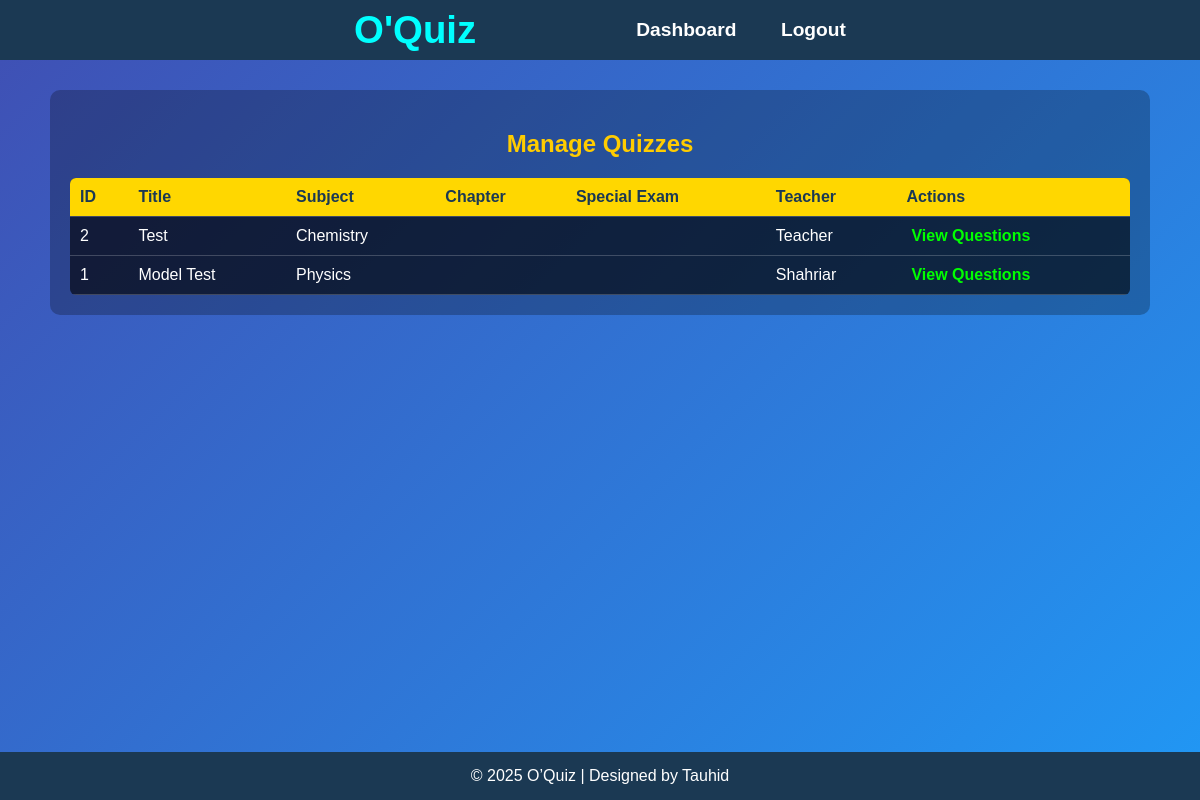
The app's page /manage_quizzes.php (signed in) with its own data.
### tables this page shows
CREATE TABLE `quizzes` (
  `id` int NOT NULL,
  `title` varchar(255) NOT NULL,
  `description` text,
  `subject_id` int DEFAULT NULL,
  `created_by` int DEFAULT NULL,
  `total_points` int DEFAULT '0',
  `time_limit_minutes` int DEFAULT NULL,
  `is_published` tinyint(1) DEFAULT '0',
  `created_at` timestamp NOT NULL DEFAULT CURRENT_TIMESTAMP,
  `subject` varchar(100) NOT NULL,
  `chapter` varchar(100) DEFAULT NULL,
  `special_exam_name` varchar(255) DEFAULT NULL
);

CREATE TABLE `users` (
  `id` int NOT NULL,
  `fullname` varchar(255) NOT NULL,
  `email` varchar(255) NOT NULL,
  `password` varchar(255) NOT NULL,
  `created_at` timestamp NOT NULL DEFAULT CURRENT_TIMESTAMP,
  `role` enum('student','teacher','admin') DEFAULT 'student',
  `email_verified` tinyint(1) DEFAULT '0',
  `verification_token` varchar(255) DEFAULT NULL,
  `status` enum('active','blocked') DEFAULT 'active'
);

### manage_quizzes.php (the view, shortened to what this page needs)
<?php
include "db.php";
$sql = "SELECT
            q.id,
            q.title,
            q.subject,
            q.chapter,
            q.special_exam_name,
            u.fullname AS teacher_name
        FROM quizzes q
        JOIN users u ON q.created_by = u.id
        ORDER BY q.id DESC";
$result = $conn->query($sql);
?>
<!DOCTYPE html>
<html lang="en">
<head>
    <link rel="stylesheet" href="style.css">
    <link rel="stylesheet" href="mstyle.css">
</head>
<body>
    <div class="nav">
        <h1 class="logo">O'Quiz</h1>
        <div class="nav_links">
            <a href="admin_dashboard.php">Dashboard</a>
            <a href="logout.php">Logout</a>
        </div>
    </div>
    <main>
        <div class="dashboard">
            <h2>Manage Quizzes</h2>
            <?php if ($result && $result->num_rows > 0): ?>
                <table>
                    <thead>
                        <tr>
                            <th>ID</th>
                            <th>Title</th>
                            <th>Subject</th>
                            <th>Chapter</th>
                            <th>Special Exam</th>
                            <th>Teacher</th>
                            <th>Actions</th>
                        </tr>
                    </thead>
                    <tbody>
                        <?php while ($quiz = $result->fetch_assoc()): ?>
                            <tr>
                                <td><?php echo $quiz['id']; ?></td>
                                <td><?php echo htmlspecialchars($quiz['title'] ?? ''); ?></td>
                                <td><?php echo htmlspecialchars($quiz['subject'] ?? ''); ?></td>
                                <td><?php echo htmlspecialchars($quiz['chapter'] ?? ''); ?></td>
                                <td><?php echo htmlspecialchars($quiz['special_exam_name'] ?? ''); ?></td>
                                <td><?php echo htmlspecialchars($quiz['teacher_name'] ?? ''); ?></td>
                                <td>
                                    <a href="view_quiz_questions.php?quiz_id=<?php echo $quiz['id']; ?>">View Questions</a>
                                </td>
                            </tr>
                        <?php endwhile; ?>
                    </tbody>
                </table>
            <?php else: ?>
                <p>No quizzes found.</p>
            <?php endif; ?>
        </div>
    </main>
    <footer>
        <p>© 2025 O’Quiz | Designed by Tauhid</p>
    </footer>
</body>
</html>

### style.css (style rules this page uses)
* { box-sizing: border-box; }
html, body { height: 100%; }
body { margin: 0; font-family: Arial, sans-serif; display: flex; flex-direction: column; background-color: #1b3953; }
.nav { display: flex; background-color: #1b3953; color: white; align-items: center; justify-content: center; padding: 20px; height: 60px; }
.logo { color: aqua; font-weight: bolder; font-size: 2.4rem; margin-right: 120px; }
.nav_links a { color: white; margin-left: 40px; text-decoration: none; font-weight: bold; font-size: 1.2rem; }
main { flex: 1; background: linear-gradient(135deg, #3f51b5, #2196f3); }
footer { background-color: #1b3953; color: white; text-align: center; padding: 15px 0; }
footer p { margin: 0; }

### mstyle.css (style rules this page uses)
.dashboard { max-width: 1100px; margin: 30px auto; background: rgba(0,0,0,0.25); border-radius: 10px; color: white; padding: 20px; }
.dashboard h2 { text-align: center; margin-bottom: 20px; color: #ffcc00; }
.dashboard table, .quiz-table { width: 100%; border-collapse: collapse; margin-top: 15px; color: white; background-color: rgba(0,0,0,0.6); border-radius: 6px; overflow: hidden; }
.dashboard th, .dashboard td, .quiz-table th, .quiz-table td { padding: 10px; text-align: left; border-bottom: 1px solid rgba(255,255,255,0.2); }
.dashboard th, .quiz-table th { background-color: #ffd700; color: #1b3953; }
.dashboard a, .quiz-table a { color: #00ff00; font-weight: bold; text-decoration: none; margin-left: 5px; }

### records on screen
quizzes: id "2", title "Test", subject "Chemistry", created_by.fullname "Teacher"
quizzes: id "1", title "Model Test", subject "Physics", created_by.fullname "Shahriar"
